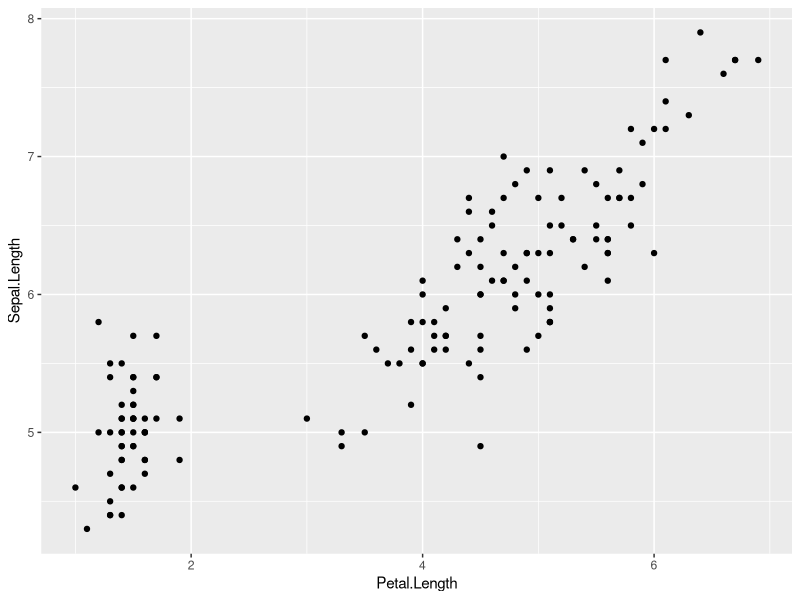
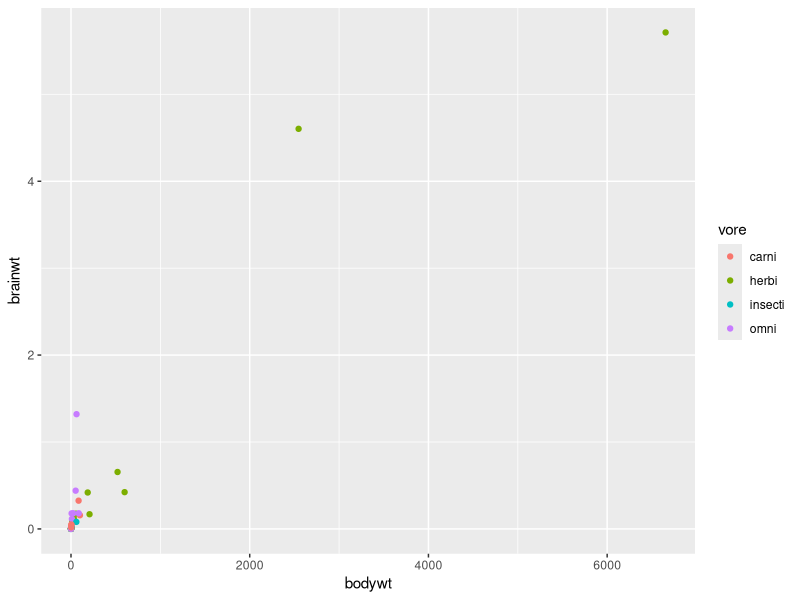

The R script that drew these images, in order:
## ---- chunk 1
library(tidyverse)
## ---- chunk 2
Name <- c("Pipit", "Lynx", "Jet")
Breed <- c("Ragamuffin", "American Shorthair", "Egyptian Mau")
Color <- c("Gray", "Lynx-point tabby", "Black")
Personality <- c("Spoiled rotten", "Spoiled rotten", "Spoiled rotten")
cats <- tibble(Name, Breed, Color, Personality)
cats
## ---- chunk 3
cat("This is one line.\nThis is a new line.")
## ---- chunk 4
dat <- "aa111xx\nbb222yy\ncc333zz"
cat(dat)
## ---- chunk 5
read_fwf(dat, fwf_widths(c(2, 3, 2)))
## ---- chunk 6
start_pos <- c(1, 3, 6)
stop_pos <- c(2, 5, 7)
read_fwf(dat, fwf_positions(start_pos, stop_pos))
## ---- chunk 7
widths <- c(2, 3, 2)
names <- c("Var1", "Var2", "Var3")
read_fwf(dat, fwf_widths(widths,
                         col_names = names))
## ---- chunk 8
iris %>% 
  ggplot() +
  geom_point(aes(x = Petal.Length,
                 y = Sepal.Length))
## ---- chunk 9
msleep %>% 
  select(bodywt, brainwt, vore) %>% 
  drop_na() %>% 
  ggplot() +
  geom_point(aes(x = bodywt,
                 y = brainwt,
                 color = vore))
## ---- chunk 10
species <- c("Pasi","Lebi","Csexg","Cunip","Pasi","Lebi","Csexg","Cunip","Pasi","Lebi","Csexg","Cunip")
habitat <- c("sand","sand","sand","sand","brush","brush","brush","brush","woods","woods","woods","woods")
`2012` <- c(0,10,130,0,403,0,0,0,0,106,0,190)
`2013` <- c(0,12,21,0,278,114,0,0,0,160,10,130)
`2014` <- c(0,0,8,1,369,60,0,0,0,10,0,240)

beetles <- tibble(species, habitat, `2012`, `2013`, `2014`)
## ---- chunk 11
beetles 
## ---- chunk 12
beetles_tidy <- beetles %>% 
  gather(key = year, 
         value = abundance, 
         `2012`:`2014`)

beetles_tidy
## ---- chunk 13
plot <- c(2,2,2,3,3,3,3,3,1,1,1,1)
sample <- c(3,6,7,1,2,3,7,10,1,3,6,10)
Pasi <- c(1,1,1,0,1,1,0,1,1,1,1,1)
Lebi <- c(0,0,0,1,0,0,0,0,0,0,0,0)
Csexg <- c(0,0,0,0,0,0,0,0,0,0,0,0)
Cunip <- c(0,0,0,0,0,0,0,0,0,0,0,0)
Gale <- c(0,0,0,0,0,0,0,0,0,0,0,0)
beetles2 <- tibble(plot, sample, Pasi, Lebi, Csexg, Cunip, Gale)
## ---- chunk 14
beetles2
## ---- chunk 15
beetles2_tidy <- beetles2 %>% 
  gather(key = species, 
         value = abundance, 
         -c(plot, sample))

beetles2_tidy
